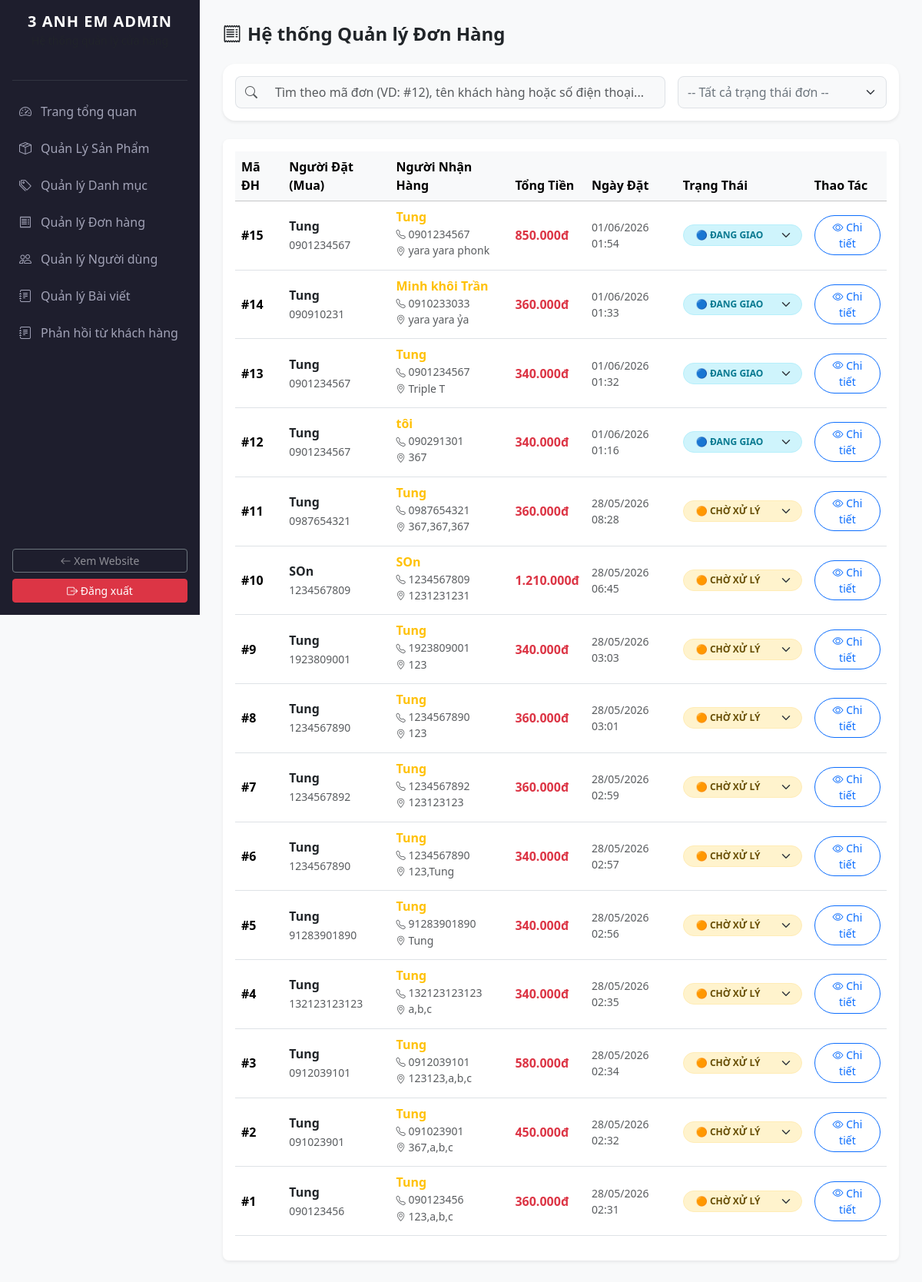
The app's page /phomai3anhem/admin/orders.php (signed in) with its own data.
### tables this page shows
CREATE TABLE `orders` (
  `id` int(11) NOT NULL,
  `user_id` int(11) DEFAULT NULL,
  `receiver_name` varchar(255) DEFAULT NULL,
  `receiver_phone` varchar(20) DEFAULT NULL,
  `receiver_address` text DEFAULT NULL,
  `full_name` varchar(255) NOT NULL,
  `email` varchar(255) NOT NULL,
  `phone` varchar(20) NOT NULL,
  `address` text NOT NULL,
  `note` text DEFAULT NULL,
  `total_money` int(11) NOT NULL,
  `status` varchar(50) DEFAULT 'pending',
  `created_at` timestamp NOT NULL DEFAULT current_timestamp()
);

### phomai3anhem/admin/orders.php (the view, shortened to what this page needs)
<?php
include_once '../config/db.php';
include_once 'includes/header.php';
?>
<div class="mb-4">
    <h4 class="fw-bold text-dark"><i class="bi bi-receipt me-2"></i>Hệ thống Quản lý Đơn Hàng</h4>
</div>
<div class="card border-0 shadow-sm rounded-4 p-3 bg-white mb-4">
    <div class="row g-3">
        <div class="col-12 col-md-7 col-lg-8">
            <div class="input-group">
                <span class="input-group-text bg-light border-end-0 text-muted rounded-start-3"><i class="bi bi-search"></i></span>
                <input type="text" id="searchOrderInput" class="form-control bg-light border-start-0 rounded-end-3 py-2 small" placeholder="Tìm theo mã đơn (VD: #12), tên khách hàng hoặc số điện thoại..." onkeyup="filterAdminOrders()">
            </div>
        </div>
        <div class="col-12 col-md-5 col-lg-4">
            <select id="filterStatusSelect" class="form-select bg-light rounded-3 py-2 small text-secondary" onchange="filterAdminOrders()">
                <option value="all">-- Tất cả trạng thái đơn --</option>
            </select>
        </div>
    </div>
</div>
<div class="table-responsive bg-white rounded-3 shadow-sm p-3">
    <table class="table table-hover align-middle">
        <thead class="table-light">
            <tr>
                <th>Mã ĐH</th>
                <th>Người Đặt (Mua)</th>
                <th>Người Nhận Hàng</th>
                <th>Tổng Tiền</th>
                <th>Ngày Đặt</th>
                <th>Trạng Thái</th>
                <th>Thao Tác</th>
            </tr>
        </thead>
        <tbody>
            <?php
            $stmt = $pdo->query("SELECT * FROM orders ORDER BY id DESC");
            while ($row = $stmt->fetch()):
                $customer_search = text_clean($row['full_name'] . ' ' . ($row['receiver_name'] ?? ''));
                $phone_search = text_clean($row['phone'] . ' ' . ($row['receiver_phone'] ?? ''));
                $select_color_class = 'status-pending';
                if ($row['status'] == 'shipping') $select_color_class = 'status-shipping';
            ?>
            <tr class="order-data-row"
                data-id="<?= $row['id'] ?>"
                data-customer="<?= htmlspecialchars($customer_search) ?>"
                data-phone="<?= htmlspecialchars($phone_search) ?>"
                data-status="<?= $row['status'] ?>">
                <td class="fw-bold">#<?= $row['id'] ?></td>
                <td>
                    <div class="fw-semibold text-dark"><?= htmlspecialchars($row['full_name']) ?></div>
                    <small class="text-muted"><?= htmlspecialchars($row['phone']) ?></small>
                </td>
                <td>
                    <div class="fw-semibold text-warning">
                        <?= htmlspecialchars($row['receiver_name'] ?: $row['full_name']) ?>
                    </div>
                    <small class="text-muted d-block">
                        <i class="bi bi-telephone small"></i> <?= htmlspecialchars($row['receiver_phone'] ?: $row['phone']) ?>
                    </small>
                    <small class="text-muted text-truncate d-inline-block" style="max-width: 200px;" title="<?= htmlspecialchars($row['receiver_address'] ?: $row['address']) ?>">
                        <i class="bi bi-geo-alt small"></i> <?= htmlspecialchars($row['receiver_address'] ?: $row['address']) ?>
                    </small>
                </td>
                <td class="fw-bold text-danger"><?= number_format($row['total_money'], 0, ',', '.') ?>đ</td>
                <td class="small text-muted"><?= date('d/m/Y H:i', strtotime($row['created_at'])) ?></td>
                <td>
                    <select class="form-select form-select-sm rounded-pill px-3 fw-bold change-order-status <?= $select_color_class ?>"
                            data-id="<?= $row['id'] ?>" style="width: 155px; font-size: 12px;">
                        <option value="pending" <?= $row['status'] == 'pending' ? 'selected' : '' ?>>🟠 CHỜ XỬ LÝ</option>
                        <option value="shipping" <?= $row['status'] == 'shipping' ? 'selected' : '' ?>>🔵 ĐANG GIAO</option>
                    </select>
                </td>
                <td>
                    <a href="orders-detail.php?id=<?= $row['id'] ?>" class="btn btn-sm btn-outline-primary rounded-pill px-3">
                        <i class="bi bi-eye"></i> Chi tiết
                    </a>
                </td>
            </tr>
            <?php endwhile; ?>
        </tbody>
    </table>
</div>
<?php
function text_clean($str) {
    return mb_strtolower(trim($str), 'UTF-8');
}
?>
<?php include_once 'includes/footer.php'; ?>

### phomai3anhem/assets/css/style.css (style rules this page uses)
:root { --primary-gold: #E5A93B; --bg-cream: #FDFBF7; --text-charcoal: #2C2C2C; --glass-bg: rgba(255, 255, 255, 0.7); --glass-border: rgba(255, 255, 255, 0.4); --glass-blur: blur(12px); }
body { background-color: var(--bg-cream); color: var(--text-charcoal); font-family: 'Segoe UI', Tahoma, Geneva, Verdana, sans-serif; overflow-x: hidden; }

### phomai3anhem/admin/includes/header.php (style rules this page uses)
:root { --sidebar-width: 260px; --gold-color: #cca43b; --dark-bg: #1e1e2d; }
body { background-color: #f8f9fa; font-family: 'Segoe UI', system-ui, sans-serif; }

### phomai3anhem/admin/orders.php (style rules this page uses)
.change-order-status { border: 1px solid transparent !important; cursor: pointer; }
.status-pending { background-color: #fff3cd !important; color: #664d03 !important; border-color: #ffecb5 !important; }
.status-shipping { background-color: #cff4fc !important; color: #087990 !important; border-color: #b6effb !important; }
.order-data-row { transition: background-color 0.3s ease; }

### records on screen
orders: id "15", full_name "Tung", phone "0901234567", receiver_name "Tung", receiver_phone "0901234567", receiver_address "yara yara phonk", total_money "850.000", created_at "01/06/2026 01:54", status+id "🔵 ĐANG GIAO"
orders: id "14", full_name "Tung", phone "090910231", receiver_name "Minh khôi Trần", receiver_phone "0910233033", receiver_address "yara yara ỷa", total_money "360.000", created_at "01/06/2026 01:33", status+id "🔵 ĐANG GIAO"
orders: id "13", full_name "Tung", phone "0901234567", receiver_name "Tung", receiver_phone "0901234567", receiver_address "Triple T", total_money "340.000", created_at "01/06/2026 01:32", status+id "🔵 ĐANG GIAO"
orders: id "12", full_name "Tung", phone "0901234567", receiver_name "tôi", receiver_phone "090291301", receiver_address "367", total_money "340.000", created_at "01/06/2026 01:16", status+id "🔵 ĐANG GIAO"
orders: id "11", full_name "Tung", phone "0987654321", address "367,367,367", total_money "360.000", created_at "28/05/2026 08:28", status+id "🟠 CHỜ XỬ LÝ"
orders: id "10", full_name "SOn", phone "1234567809", address "1231231231", total_money "1.210.000", created_at "28/05/2026 06:45", status+id "🟠 CHỜ XỬ LÝ"
orders: id "9", full_name "Tung", phone "1923809001", address "123", total_money "340.000", created_at "28/05/2026 03:03", status+id "🟠 CHỜ XỬ LÝ"
orders: id "8", full_name "Tung", phone "1234567890", address "123", total_money "360.000", created_at "28/05/2026 03:01", status+id "🟠 CHỜ XỬ LÝ"
orders: id "7", full_name "Tung", phone "1234567892", address "123123123", total_money "360.000", created_at "28/05/2026 02:59", status+id "🟠 CHỜ XỬ LÝ"
orders: id "6", full_name "Tung", phone "1234567890", address "123,Tung", total_money "340.000", created_at "28/05/2026 02:57", status+id "🟠 CHỜ XỬ LÝ"
orders: id "5", full_name "Tung", phone "91283901890", address "Tung", total_money "340.000", created_at "28/05/2026 02:56", status+id "🟠 CHỜ XỬ LÝ"
orders: id "4", full_name "Tung", phone "132123123123", address "a,b,c", total_money "340.000", created_at "28/05/2026 02:35", status+id "🟠 CHỜ XỬ LÝ"
orders: id "3", full_name "Tung", phone "0912039101", address "123123,a,b,c", total_money "580.000", created_at "28/05/2026 02:34", status+id "🟠 CHỜ XỬ LÝ"
orders: id "2", full_name "Tung", phone "091023901", address "367,a,b,c", total_money "450.000", created_at "28/05/2026 02:32", status+id "🟠 CHỜ XỬ LÝ"
orders: id "1", full_name "Tung", phone "090123456", address "123,a,b,c", total_money "360.000", created_at "28/05/2026 02:31", status+id "🟠 CHỜ XỬ LÝ"
